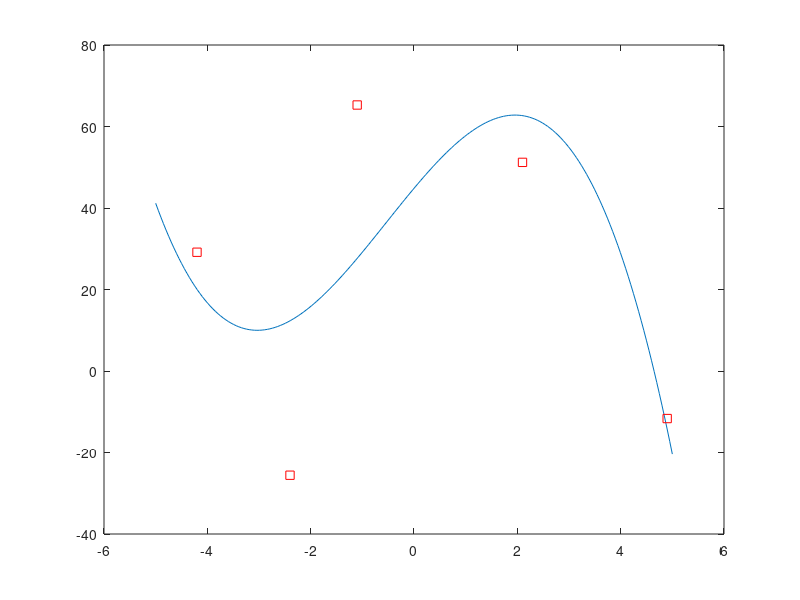
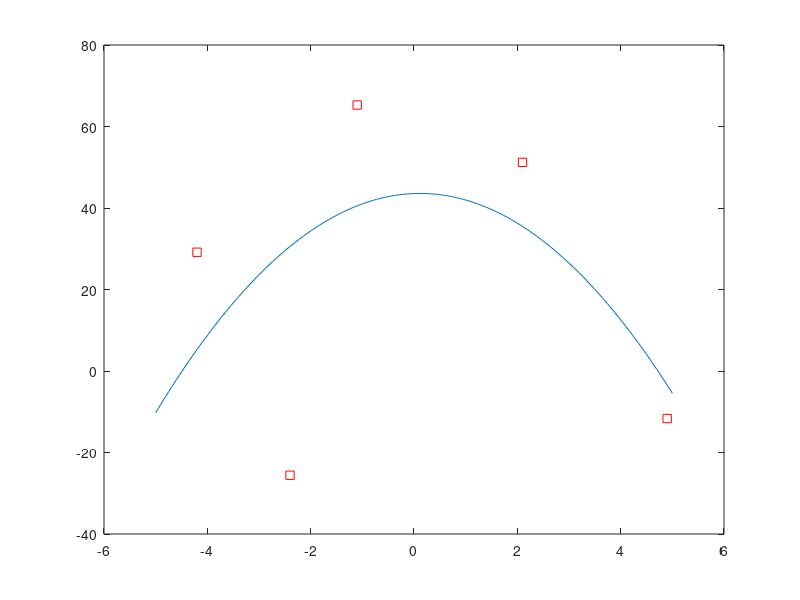

Here is the MATLAB script that generated these plots, in order:
clc; clear all; close all;
X = [-4.2, -2.4, -1.1, 2.1, 4.9];
Y = [29.1456, -25.5744, 65.2761, 51.2001, -11.6679];
% Noi suy: Da thuc bac >=3
pp=polyfit(X,Y,3)
xx=linspace(-5,5,200);
yy=polyval(pp,xx);
figure(1);
plot(xx,yy);hold on
plot(X,Y,'sr');hold off;
% Xap xi: Da thuc bac <3
pp=polyfit(X,Y,2)
xx=linspace(-5,5,200);
yy=polyval(pp,xx);
figure(2);
plot(xx,yy);hold on;
plot(X,Y,'sr');hold off;